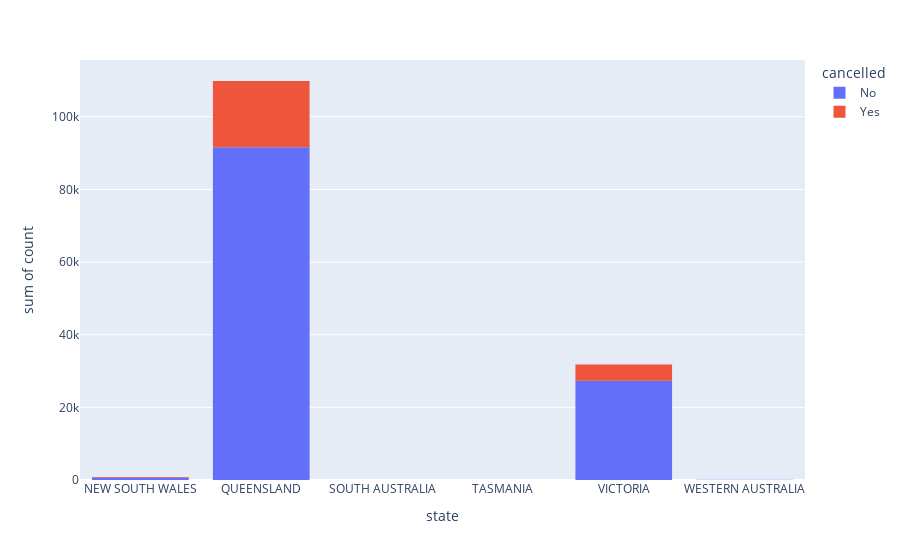

Notebook code for this chart:
### Code cell
# states = final_df['state'].str.upper().str.strip().value_counts()
column_used = "state"
final_df = preprocess_states_data(final_df)
demographics = final_df.groupby([final_df['state'].str.upper().str.strip(), 'cancelled']).size().reset_index(name='count')
fig = px.histogram(demographics, x="state", y="count", color='cancelled')
fig.show()

### Figure 1 — Plotly figure (JSON) as saved in the notebook; plotly's stock layout.template omitted (floating-point values rounded to 4 significant figures)
{"data": [{"alignmentgroup": "True", "bingroup": "x", "histfunc": "sum", "hovertemplate": "cancelled=No<br>state=%{x}<br>sum of count=%{y}<extra></extra>", "legendgroup": "No", "marker": {"color": "#636efa", "pattern": {"shape": ""}}, "name": "No", "offsetgroup": "No", "orientation": "v", "showlegend": true, "type": "histogram", "x": ["NEW SOUTH WALES", "QUEENSLAND", "SOUTH AUSTRALIA", "TASMANIA", "VICTORIA", "WESTERN AUSTRALIA"], "xaxis": "x", "y": [641, 91613, 32, 18, 27342, 50], "yaxis": "y"}, {"alignmentgroup": "True", "bingroup": "x", "histfunc": "sum", "hovertemplate": "cancelled=Yes<br>state=%{x}<br>sum of count=%{y}<extra></extra>", "legendgroup": "Yes", "marker": {"color": "#EF553B", "pattern": {"shape": ""}}, "name": "Yes", "offsetgroup": "Yes", "orientation": "v", "showlegend": true, "type": "histogram", "x": ["NEW SOUTH WALES", "QUEENSLAND", "SOUTH AUSTRALIA", "TASMANIA", "VICTORIA", "WESTERN AUSTRALIA"], "xaxis": "x", "y": [175, 18226, 2, 4, 4473, 12], "yaxis": "y"}], "layout": {"barmode": "relative", "legend": {"title": {"text": "cancelled"}, "tracegroupgap": 0}, "margin": {"t": 60}, "xaxis": {"anchor": "y", "domain": [0, 1], "title": {"text": "state"}}, "yaxis": {"anchor": "x", "domain": [0, 1], "title": {"text": "sum of count"}}}}
